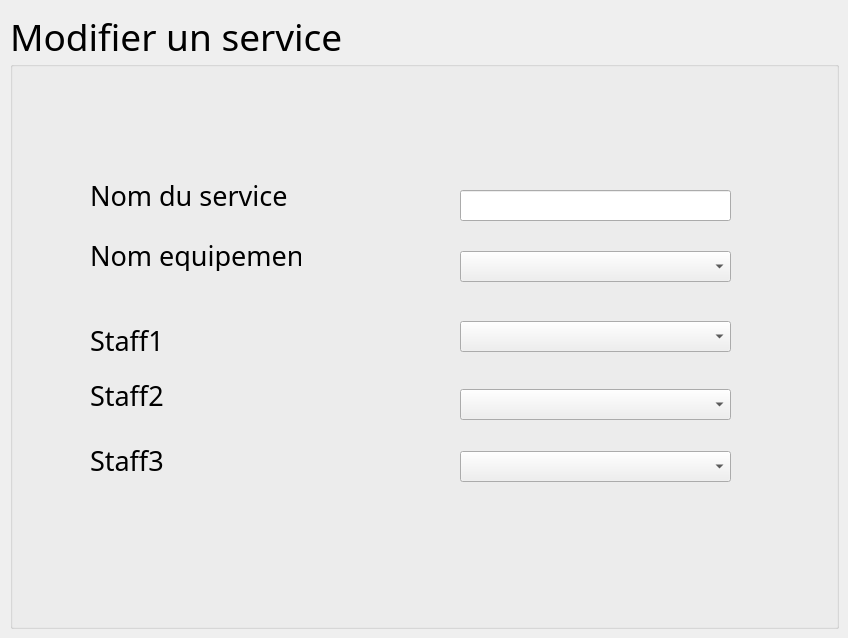
        <widget class="QWidget" name="ModifService">
         <widget class="QGroupBox" name="groupBox_6">
          <property name="geometry">
           <rect>
            <x>10</x>
            <y>10</y>
            <width>829</width>
            <height>619</height>
           </rect>
          </property>
          <property name="font">
           <font>
            <family>Quicksand SemiBold</family>
            <pointsize>28</pointsize>
           </font>
          </property>
          <property name="title">
           <string>Modifier un service</string>
          </property>
          <widget class="QLabel" name="nom_service_3">
           <property name="geometry">
            <rect>
             <x>80</x>
             <y>170</y>
             <width>201</width>
             <height>31</height>
            </rect>
           </property>
           <property name="font">
            <font>
             <family>Quicksand SemiBold</family>
             <pointsize>20</pointsize>
            </font>
           </property>
           <property name="text">
            <string>Nom du service</string>
           </property>
          </widget>
          <widget class="QLabel" name="staff2_3">
           <property name="geometry">
            <rect>
             <x>80</x>
             <y>370</y>
             <width>101</width>
             <height>31</height>
            </rect>
           </property>
           <property name="font">
            <font>
             <family>Quicksand SemiBold</family>
             <pointsize>20</pointsize>
            </font>
           </property>
           <property name="text">
            <string>Staff2</string>
           </property>
          </widget>
          <widget class="QLabel" name="staff1_3">
           <property name="geometry">
            <rect>
             <x>80</x>
             <y>320</y>
             <width>101</width>
             <height>21</height>
            </rect>
           </property>
           <property name="font">
            <font>
             <family>Quicksand SemiBold</family>
             <pointsize>20</pointsize>
            </font>
           </property>
           <property name="text">
            <string>Staff1</string>
           </property>
          </widget>
          <widget class="QLineEdit" name="lineEdit_ModifNomService">
           <property name="geometry">
            <rect>
             <x>450</x>
             <y>180</y>
             <width>271</width>
             <height>31</height>
            </rect>
           </property>
           <property name="readOnly">
            <bool>false</bool>
           </property>
          </widget>
          <widget class="QLabel" name="staff3_3">
           <property name="geometry">
            <rect>
             <x>80</x>
             <y>440</y>
             <width>101</width>
             <height>21</height>
            </rect>
           </property>
           <property name="font">
            <font>
             <family>Quicksand SemiBold</family>
             <pointsize>20</pointsize>
            </font>
           </property>
           <property name="text">
            <string>Staff3</string>
           </property>
          </widget>
          <widget class="QPushButton" name="pushButton_modifService">
           <property name="geometry">
            <rect>
             <x>770</x>
             <y>570</y>
             <width>51</width>
             <height>41</height>
            </rect>
           </property>
           <property name="styleSheet">
            <string notr="true">#pushButton_modifService{
background-color: transparent;
border-image: url(:/pics/pics/valider.png);
background: none;
border: none;
background-repeat: none;
}</string>
           </property>
           <property name="text">
            <string/>
           </property>
          </widget>
          <widget class="QPushButton" name="pushButton_AnnulerModifService">
           <property name="geometry">
            <rect>
             <x>10</x>
             <y>580</y>
             <width>51</width>
             <height>31</height>
            </rect>
           </property>
           <property name="styleSheet">
            <string notr="true">#pushButton_AnnulerModifService{
background-color: transparent;
border-image: url(:/pics/pics/precedent.png);
background: none;
border: none;
background-repeat: none;
}</string>
           </property>
           <property name="text">
            <string/>
           </property>
          </widget>
          <widget class="QComboBox" name="comboBox_ModifStaf1">
           <property name="geometry">
            <rect>
             <x>450</x>
             <y>311</y>
             <width>271</width>
             <height>31</height>
            </rect>
           </property>
          </widget>
          <widget class="QComboBox" name="comboBox_ModifStaf2">
           <property name="geometry">
            <rect>
             <x>450</x>
             <y>379</y>
             <width>271</width>
             <height>31</height>
            </rect>
           </property>
          </widget>
          <widget class="QComboBox" name="comboBox_ModifStaf3">
           <property name="geometry">
            <rect>
             <x>450</x>
             <y>441</y>
             <width>271</width>
             <height>31</height>
            </rect>
           </property>
          </widget>
          <widget class="QLabel" name="label_47">
           <property name="geometry">
            <rect>
             <x>80</x>
             <y>230</y>
             <width>211</width>
             <height>31</height>
            </rect>
           </property>
           <property name="font">
            <font>
             <family>Quicksand SemiBold</family>
             <pointsize>20</pointsize>
            </font>
           </property>
           <property name="text">
            <string>Nom equipement</string>
           </property>
          </widget>
          <widget class="QComboBox" name="comboBox_ModifEquip">
           <property name="geometry">
            <rect>
             <x>450</x>
             <y>241</y>
             <width>271</width>
             <height>31</height>
            </rect>
           </property>
          </widget>
         </widget>
        </widget>
